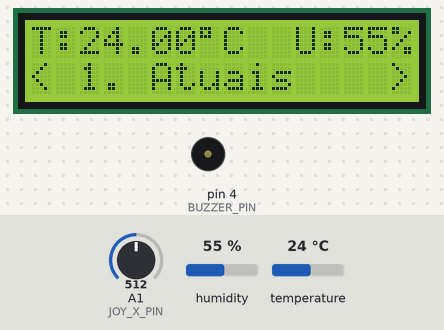
Simulated run of this sketch. Board: Arduino Nano, built with avr-gcc and run on an emulated ATmega328P. Shown: 16×2 character LCD, buzzer (waves = sounding, pin HIGH). The inputs (shaded band) are chosen by the test bench; at power-on: A1 (JOY_X_PIN) = 512, temperature 24 °C, humidity 55 %. The local clock reads 2024-03-15 10:24:30 at power-on unless the sketch sets it; EEPROM starts erased; what the sketch prints to the serial monitor is not drawn.

Above: at 2.2 s.
2.3 s: A1 (JOY_X_PIN) set to 892
3.8 s: A1 (JOY_X_PIN) set to 917
At 4.11 s:
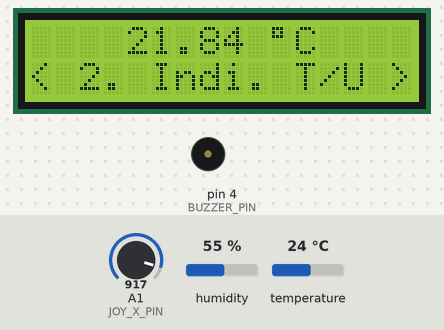
5.9 s: temperature set to 4 °C
At 10.19 s:
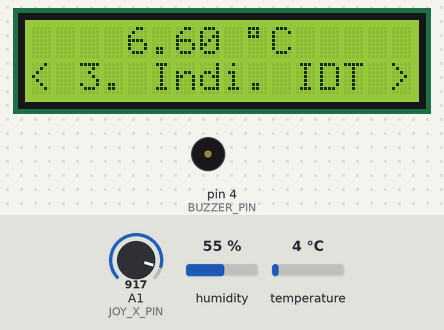
15.2 s: temperature set to 1 °C
At 17.6 s:
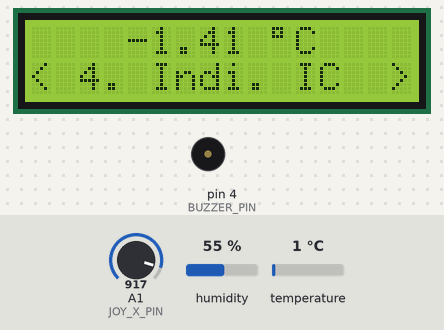
24.5 s: temperature set to 28 °C
At 26.38 s:
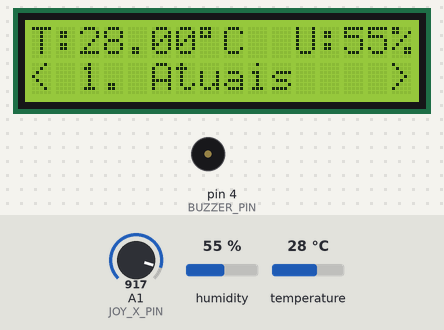
33.8 s: humidity set to 22 %
At 37.96 s:
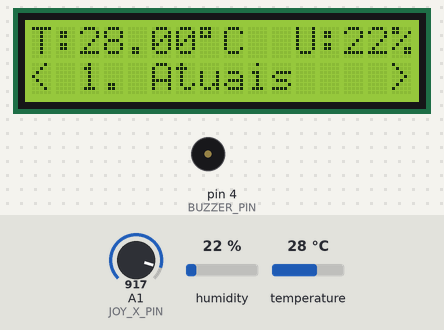
Timing chart, 0 to 39.9 s (numbered marks = the images above; inputs shaded):
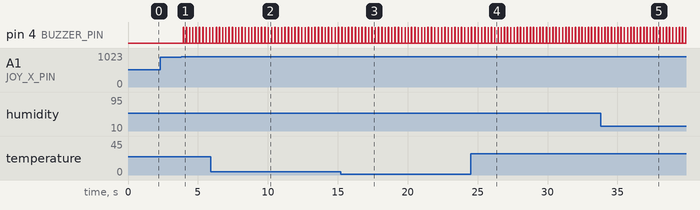

Measured:
- the behaviour switches between 900 and 901 on A1 (JOY_X_PIN) (found by bisection; images 0 and 1)
- the behaviour switches between 3 and 2 °C on temperature (found by bisection; images 2 and 3)
- after the input at 2.3 s, every drawn part: stays the same
- after the input at 3.8 s, pin 4 (BUZZER_PIN): alternates HIGH for 0.02 s and LOW for 0.21 s, starting after 0.15 s; the display: changes after 0.20 s (image 1)
- after the input at 5.9 s, the display: first differs from a run without the input after 3.3 s (image 2 shows a later state)

The sketch:

Indices_Ambientais_Arduino_Nano.ino
```cpp
/******************************************************************************
    Índice de calor, Índice de Desconforto Térmico e Índice de Temperatura
                       e Umidade com Arduino NANO
                              Sketch Principal

                            Criado em 08 mar. 2022
                              por Michel Galvão

  Eletrogate - Loja de Arduino \\ Robótica \\ Automação \\ Apostilas \\ Kits
                            https://www.eletrogate.com/
******************************************************************************/

// Inclusão da(s) biblioteca(s)
#include <DHT.h> // Sensor de Temp./Umid. DHT11
#include <Wire.h> // Comunicação I2C
#include <LiquidCrystal_I2C.h> // Display LCD I2C 16x2
#include <EEPROM.h> // Mémoria EEPROM
#include <RTClib.h> // Real Time Clock DS3231

// Definição dos pinos
#define DHTPIN 2
#define JOY_Y_PIN A2
#define JOY_X_PIN A1
#define BUZZER_PIN 4

// Defnição do Tipo do DHT
#define DHTTYPE DHT11

// Protótipo das Funções
double calculaIndiceTemperaturaUmidade(double T, int R);
double calculaIndiceDesconfortoTermico(double T, int R);
double calculaIndiceCalor(double T, int R);
double converteCelsiusToFahrenheit(double valor);
double converteFahrenheitToCelsius(double valor);

// Instanciação dos objetos das classes
LiquidCrystal_I2C lcd(0x27, 16, 2);
DHT dht(DHTPIN, DHTTYPE);
RTC_DS3231 rtc;

// Variáveis Globais
unsigned long timeDHT; // Timer para leituras do sensor DHT
unsigned long timeLeituraJoy; // Timer para leituras do módulo Joystick
unsigned long timeEEPROM; // Timer para verificações/execuções da memória EEPROM

static int idMenu = 0; // identificador atual da tela do menu ciclíco
const int qtdMenus = 5; // quantidade máxima de telas do menu
double temp; // armazena temperatura
int umid; // armazena umidade

struct mediaTemperatura { // estrutura para manobras na EEPROM
  double media; // média de temperatura semanal
  int qtdDiasDaMedia; // quantidade de dias feitas as médias


  int horaUltimaAtualizacao; // última hora feita a atualização
  int minutoUltimaAtualizacao; // último minuto feita a atualização
  int segundoUltimaAtualizacao; // último segundo feita a atualização
  int diaUltimaAtualizacao; // último dia feita a atualização
  int mesUltimaAtualizacao; // último mês feita a atualização
  int anoUltimaAtualizacao; // último ano feita a atualização
  int primeiraVez; // especifica se é a primeira vez se o software foi executado
  //                    ou não
};

void setup() { // Configurações Iniciais
  // Inicializações necessárias
  Serial.begin(9600);
  dht.begin();
  lcd.init();

  lcd.backlight(); // ativa a luz de fundo do display LCD

  // Splash Screen
  lcd.setCursor(0, 0);
  lcd.print("Indices do Tempo");
  lcd.setCursor(0, 1);
  lcd.print(" eletrogate.com ");
  delay(1000);

  // Configuração do(s) pino(s)
  pinMode(BUZZER_PIN, OUTPUT);

  // Inicialização do RTC e testa se a conexão foi bem-sucedida
  if (!rtc.begin()) {
    lcd.setCursor(0, 0);
    lcd.print("Erro RTC:       ");
    lcd.setCursor(0, 1);
    lcd.print("nao encontrado   ");
    while (1); // loop infinito
  }

  // Verifica o sinalizador de parada do oscilador do registrador de status para
  //    ver se o DS3231 parou devido à perda de energia.
  if (rtc.lostPower()) {
    lcd.setCursor(0, 0);
    lcd.print("Erro RTC:       ");
    lcd.setCursor(0, 1);
    lcd.print("Acerte o Horario ");
    rtc.adjust(DateTime(F(__DATE__), F(__TIME__))); // Ajusta o horário para a
    //                                                  data/hora de compilação.

    // rtc.adjust(DateTime(2022, 3, 5, 16, 41, 0)); // Ajusta o horário para a
    //                                                  data/hora definido
    //                                                  nos parâmetros.
    delay(2000);
  }
  lcd.clear(); // limpa o display LCD
}

void loop() { // Loop Infinito
  delay(1); // atraso mínimo para não travamento desconhecido

  // Timer será executado de 4 em 4 segundos ou quando o valor de
  //  timeDHT (Valor do Timer) for igual à zero
  if (millis() - timeDHT >= 4000 || timeDHT == 0) {
    temp = dht.readTemperature(true); // Lê temperatura em Fahrenheit
    umid = dht.readHumidity(); // Lê a umidade
    timeDHT = millis(); // Atualiza o valor do Timer com millis()
  }

  mediaTemperatura mT; // cria um "objeto" do tipo da estrutura mediaTemperatura

  // Timer será executado de 60 em 60 segundos ou quando o valor de
  //  timeEEPROM (Valor do Timer) for igual à zero
  if (millis() - timeEEPROM >= 60000 || timeEEPROM == 0) {

    EEPROM.get(0, mT); //Pega os dados da estrutura mT na posição 0
    Serial.println("get EEPROM executado");

    // Cria um objeto da classe DateTime para armazenar os dados de hora/tempo
    //    em que ocorreu o último registro de média semanal
    DateTime ultimaAtualizacao = DateTime(mT.anoUltimaAtualizacao,
                                          mT.mesUltimaAtualizacao,
                                          mT.diaUltimaAtualizacao,
                                          mT.horaUltimaAtualizacao,
                                          mT.minutoUltimaAtualizacao,
                                          mT.segundoUltimaAtualizacao);

    // Instruções que mostram na Serial a diferença de tempo entre
    //    agora e a última atualização
    String message = "Diferença entre tempo atual e do tempo ";
    message += "da última atualzação da média (HH:MM:SS): ";
    Serial.print(message);
    // a função unixtime() retorna os segundos desde a meia-noite de 01/01/1970,
    //    então, a diferença entre unixtime deste momento com unixtime da última
    //    atualização irá retornar a quantidade de segundos passados desde o
    //    último registro de média semanal.
    unsigned long seconds = (rtc.now().unixtime() - ultimaAtualizacao.unixtime());
    unsigned long s, m, h; // variáveis para armazenar o tempo passado no
    //                          formato HH:MM:SS.
    s = seconds % 60;
    seconds = (seconds - s) / 60;
    m = seconds % 60;
    seconds = (seconds - m) / 60;
    h = seconds;
    Serial.print(h);
    Serial.print(":");
    Serial.print(m);
    Serial.print(":");
    Serial.println(s);

    // Relatório na Serial que mostra os dados da média semanal
    Serial.print("soma das temperaturas da semana (°C): ");
    Serial.println(mT.media);
    Serial.print("qtdDiasDaMedia: ");
    Serial.println(mT.qtdDiasDaMedia);
    Serial.print("media (°C): ");
    Serial.print(mT.media);
    Serial.print(" / ");
    Serial.print(mT.qtdDiasDaMedia);
    Serial.print(" = ");
    Serial.println(mT.media / mT.qtdDiasDaMedia);
    Serial.println();

    // se a váriavel que verifica que o software iniciou a EEPROM pela
    //    primera vez indicar que não houve nicialização (valor diferente de 999)
    //    OU se a diferença entre unixtime deste momento com unixtime da última
    //    atualização convertido para horas for maior ou igual à 24h
    //    irá ser executado o bloco de código do if.
    if (mT.primeiraVez != 999 ||
        ((rtc.now().unixtime() - ultimaAtualizacao.unixtime()) / 3600) >= 24) {

      // Algoritmo da média
      if (mT.qtdDiasDaMedia < 7) {
        // se a quantidade de dias feitas as médias for menor que 7 (1 semana), ...

        // adiciona o valor da soma da média com o valor da temperatura atual
        //   convertido de Fahrenheit para Celsius
        mT.media += converteFahrenheitToCelsius(temp);
        mT.qtdDiasDaMedia++; // auto-incrementa a quantidade de dias feitas as médias
        Serial.print("soma total das temperaturas: ");
        Serial.println(mT.media);
        Serial.print("mT.qtdDiasDaMedia: ");
        Serial.println(mT.qtdDiasDaMedia);
        Serial.print("média: ");
        Serial.println(mT.media / mT.qtdDiasDaMedia);
      } else if (mT.qtdDiasDaMedia >= 7) {
        // se não, se a quantidade de dias feitas as médias for >= à 7, ...

        // atribui o valor da temperatura atual à variável da média
        mT.media = converteFahrenheitToCelsius(temp);
        // atribui o valor 1 à variável de quantidade de dias feitas as médias
        mT.qtdDiasDaMedia = 1;
      }

      //atribui os valores aos membros
      mT.horaUltimaAtualizacao = rtc.now().hour();
      mT.minutoUltimaAtualizacao = rtc.now().minute();
      mT.segundoUltimaAtualizacao = rtc.now().second();
      mT.diaUltimaAtualizacao = rtc.now().day();
      mT.mesUltimaAtualizacao = rtc.now().month();
      mT.anoUltimaAtualizacao = rtc.now().year();
      mT.primeiraVez = 999;

      EEPROM.put(0, mT); // atualiza os dados da EEPROM no endereço 0
      //                      com os dados de mT (a struct)

      Serial.println("put EEPROM executado");
    }
    timeEEPROM = millis(); // Atualiza o valor do Timer com millis()
  }

  switch (idMenu) { // fluxo de controle das telas do menu
    case 0: // Caso o identificador atual da tela do menu ciclíco seja 0, exibe a
      //          tela com dados atuais: temperatura e umidade atmosférica
      lcd.setCursor(0, 0);
      if (temp < 0) {
        lcd.print("T");
      } else {
        lcd.print("T:");
      }
      if (temp <= 10 && temp >= 0) {
        lcd.print("0");
      }
      lcd.print(converteFahrenheitToCelsius(temp)); // converte a temperatura
      //                                                atual de Fahrenheit em
      //                                                Celsius e a exibe no display.
      lcd.write(223); // símbolo grau (11011111) da tabela ascii
      // Tabela ASCII: https://www.google.com/search?q=tabela+ASCII+lcd+16x2&tbm=isch
      lcd.print("C");

      lcd.setCursor(11, 0);
      lcd.print("U:");
      if (umid <= 10 && umid >= 0) {
        lcd.print("0");
      }
      lcd.print(umid); // exibe a umidade no display.
      lcd.print("% ");
      lcd.setCursor(0, 1);
      lcd.print("< 1. Atuais    >");
      break;

    case 1: // Caso o identificador atual da tela do menu ciclíco seja 1, exibe a
      //          tela com o Índice de Temperatura e Umidade
      lcd.setCursor(4, 0);

      //calcula e exibe o Índice de Temperatura e Umidade em Celsius
      lcd.print(converteFahrenheitToCelsius(calculaIndiceTemperaturaUmidade(
                                              temp,
                                              umid)));
      lcd.print(" ");
      lcd.write(223);
      lcd.print("C");
      lcd.setCursor(0, 1);
      lcd.print("< 2. Indi. T/U >");
      break;

    case 2: // Caso o identificador atual da tela do menu ciclíco seja 2, exibe a
      //          tela com o Índice de Desconforto Térmico
      lcd.setCursor(4, 0);

      //calcula e exibe o Índice de Desconforto Térmico em Celsius
      lcd.print(converteFahrenheitToCelsius(calculaIndiceDesconfortoTermico(
                                              temp,
                                              umid)));
      lcd.print(" ");
      lcd.write(223);
      lcd.print("C");
      lcd.setCursor(0, 1);
      lcd.print("< 3. Indi. IDT >");
      break;

    case 3: // Caso o identificador atual da tela do menu ciclíco seja 3, exibe a
      //          tela com o Índice de Calor
      lcd.setCursor(4, 0);
      //calcula e exibe o Índice de Calor em Celsius
      lcd.print(converteFahrenheitToCelsius(calculaIndiceCalor(
                                              temp,
                                              umid)));
      lcd.print(" ");
      lcd.write(223);
      lcd.print("C");
      lcd.setCursor(0, 1);
      lcd.print("< 4. Indi. IC  >");
      break;

    case 4: // Caso o identificador atual da tela do menu ciclíco seja 4, exibe a
      //          tela com a média Semanal
      lcd.setCursor(4, 0);

      // exibe a média semanal
      lcd.print(mT.media / mT.qtdDiasDaMedia);
      lcd.print(" ");
      lcd.write(223);
      lcd.print("C");
      lcd.setCursor(0, 1);
      lcd.print("< 5. Media Sem.>");
      break;
  }

  // Timer será executado de 0,2 em 0,2 segundos
  if (millis() - timeLeituraJoy > 200) {

    // se a leitura analógica da porta conectada ao eixo X do JoyStick
    //    for maior que 900, ...
    if (analogRead(JOY_X_PIN) > 900) {// Para Direita
      // Efetua o Feedback do buzzer ao usuário
      digitalWrite(BUZZER_PIN, HIGH);
      delay(20);
      digitalWrite(BUZZER_PIN, LOW);
      // incrementa o identificador da tela do menu ciclíco
      idMenu++;
      if (idMenu > (qtdMenus - 1)) { // se idMenu for maior que a quantidade de
        //                                telas do menu (convertido para índice
        //                                começado no 0), ...
        idMenu = 0; // atribui o valor 0 ao identificador da tela do menu ciclíco
      }

      lcd.clear(); // limpa o display LCD
    }
    // se não, se leitura analógica da porta conectada ao eixo X do JoyStick
    //    for menor que 20, ...
    else if (analogRead(JOY_X_PIN) < 20)// Para Esquerda
    {
      // Efetua o Feedback do buzzer ao usuário
      digitalWrite(BUZZER_PIN, HIGH);
      delay(20);
      digitalWrite(BUZZER_PIN, LOW);
      // decrementa o identificador da tela do menu ciclíco
      idMenu--;

      if (idMenu < 0) { // se idMenu for menor que 0, ...
        idMenu = (qtdMenus - 1); // atribui o valor da quantidade de telas
        //                            do menu (convertido para índice começado
        //                            no 0) ao identificador da tela do menu ciclíco
      }

      lcd.clear(); // limpa o display LCD
    }

    timeLeituraJoy = millis();// Atualiza o valor do Timer com millis()
  }

}

/**
  Calcula o Índice de Calor, retornando o valor em Fahrenheit.

  @param T : Valor da temperatura na escala Fahrenheit
  @param R : Valor da Umidade Relativa em %
*/
double calculaIndiceCalor(double T, int R)
{
  double HI;

  HI = 0.5 * (T + 61.0 + ((T - 68.0) * 1.2) + (R * 0.094));

  if (HI >= 80.0)
  {
    double c1 = -42.379;
    double c2 = 2.04901523;
    double c3 = 10.14333127;
    double c4 = -0.22475541;
    double c5 = -0.00683783;
    double c6 = -0.05481717;
    double c7 = 0.00122874;
    double c8 = 0.00085282;
    double c9 = -0.00000199;

    HI = c1 +
         c2 * (T) +
         c3 * R +
         c4 * T * R +
         c5 * pow(T, 2) +
         c6 * pow(R, 2) +
         c7 * pow(T, 2) * R +
         c8 * T * pow(R, 2) +
         c9 * pow(T, 2) * pow(R, 2);

    if (R < 13 && (T >= 80.0 && T <= 112.0))
    {
      double ajuste = ((13.0 - R) / 4.0) *
                      sqrt((17.0 - abs(T - 95.0)) / 17.0);

      HI = HI - ajuste;
    }
    else if (R > 85.0 && (T >= 80.0 && T <= 87.0))
    {
      double ajuste = ((R - 85.0) / 10) *
                      ((87.0 - T) / 5);

      HI = HI + ajuste;
    }
  }

  return HI;
}

/**
  Calcula o Índice de Desconforto Térmico, retornando o valor em Fahrenheit.

  @param T : Valor da temperatura na escala Fahrenheit
  @param R : Valor da Umidade Relativa em %
*/
double calculaIndiceDesconfortoTermico(double T, int R)
{
  double IDT;
  T = (T - 32) * 5 / 9; // converte T de fahrenheit para celsius

  IDT = T - (0.55 - 0.0055 * R) * (T - 14.5);
  IDT = (IDT * 9 / 5) + 32; // converte IDT de celsius para fahrenheit

  return IDT;
}

/**
  Calcula o Índice de Temperatura e Umidade, retornando o valor em Fahrenheit.

  @param T : Valor da temperatura na escala Fahrenheit
  @param R : Valor da Umidade Relativa em %
*/
double calculaIndiceTemperaturaUmidade(double T, int R)
{
  double THI;
  T = (T - 32) * 5 / 9; // converte T de fahrenheit para celsius

  THI = 0.8 * T + ((R * T) / 500);
  THI = (THI * 9 / 5) + 32; // converte THI de celsius para fahrenheit

  return THI;
}

double converteCelsiusToFahrenheit(double valor) {
  return (valor * 9 / 5) + 32;
}

double converteFahrenheitToCelsius(double valor) {
  return (valor - 32) * 5 / 9;
}
```
